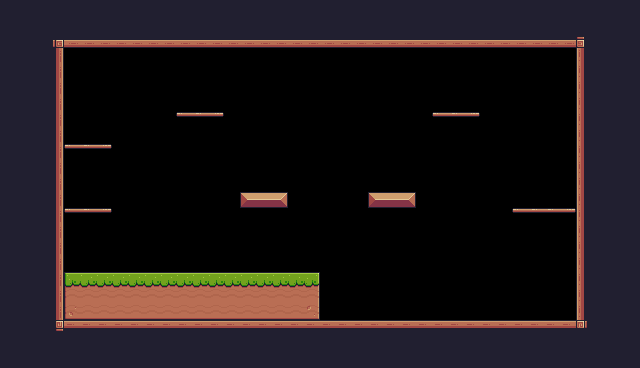

Below is a game level as drawn by its tile map, then a one-line description and the .tmx file that defines it, in full:
An orthogonal 40x23 tile map with 16x16 px tiles, 1 tile layer (Background) and 30 objects (14x Fruit, 5x Platform, 2x Saw, Player, Checkpoint).

<map version="1.10" tiledversion="1.10.2" orientation="orthogonal" renderorder="right-down" width="40" height="23" tilewidth="16" tileheight="16" infinite="0" nextlayerid="4" nextobjectid="82">
 <tileset firstgid="1" source="pixel_adventure.tsx" />
 <layer id="1" name="Background" width="40" height="23">
  <data encoding="csv">
24,24,24,24,24,24,24,24,24,24,24,24,24,24,24,24,24,24,24,24,24,24,24,24,24,24,24,24,24,24,24,24,24,24,24,24,24,24,24,24,
24,24,24,24,24,24,24,24,24,24,24,24,24,24,24,24,24,24,24,24,24,24,24,24,24,24,24,24,24,24,24,24,24,24,24,24,24,24,24,24,
24,24,24,92,134,134,134,134,134,134,134,134,134,134,134,134,134,134,134,134,134,134,134,134,134,134,134,134,134,134,134,134,134,134,134,134,93,24,24,24,
24,24,24,113,0,0,0,0,0,0,0,0,0,0,0,0,0,0,0,0,0,0,0,0,0,0,0,0,0,0,0,0,0,0,0,0,111,24,24,24,
24,24,24,113,0,0,0,0,0,0,0,0,0,0,0,0,0,0,0,0,0,0,0,0,0,0,0,0,0,0,0,0,0,0,0,0,111,24,24,24,
24,24,24,113,0,0,0,0,0,0,0,0,0,0,0,0,0,0,0,0,0,0,0,0,0,0,0,0,0,0,0,0,0,0,0,0,111,24,24,24,
24,24,24,113,0,0,0,0,0,0,0,0,0,0,0,0,0,0,0,0,0,0,0,0,0,0,0,0,0,0,0,0,0,0,0,0,111,24,24,24,
24,24,24,113,0,0,0,0,0,0,0,40,41,42,0,0,0,0,0,0,0,0,0,0,0,0,0,40,41,42,0,0,0,0,0,0,111,24,24,24,
24,24,24,113,0,0,0,0,0,0,0,0,0,0,0,0,0,0,0,0,0,0,0,0,0,0,0,0,0,0,0,0,0,0,0,0,111,24,24,24,
24,24,24,113,40,41,42,0,0,0,0,0,0,0,0,0,0,0,0,0,0,0,0,0,0,0,0,0,0,0,0,0,0,0,0,0,111,24,24,24,
24,24,24,113,0,0,0,0,0,0,0,0,0,0,0,0,0,0,0,0,0,0,0,0,0,0,0,0,0,0,0,0,0,0,0,0,111,24,24,24,
24,24,24,113,0,0,0,0,0,0,0,0,0,0,0,0,0,0,0,0,0,0,0,0,0,0,0,0,0,0,0,0,0,0,0,0,111,24,24,24,
24,24,24,113,0,0,0,0,0,0,0,0,0,0,0,13,14,15,0,0,0,0,0,13,14,15,0,0,0,0,0,0,0,0,0,0,111,24,24,24,
24,24,24,113,40,41,42,0,0,0,0,0,0,0,0,0,0,0,0,0,0,0,0,0,0,0,0,0,0,0,0,0,40,41,41,42,111,24,24,24,
24,24,24,113,0,0,0,0,0,0,0,0,0,0,0,0,0,0,0,0,0,0,0,0,0,0,0,0,0,0,0,0,0,0,0,0,111,24,24,24,
24,24,24,113,0,0,0,0,0,0,0,0,0,0,0,0,0,0,0,0,0,0,0,0,0,0,0,0,0,0,0,0,0,0,0,0,111,24,24,24,
24,24,24,113,0,0,0,0,0,0,0,0,0,0,0,0,0,0,0,0,0,0,0,0,0,0,0,0,0,0,0,0,0,0,0,0,111,24,24,24,
24,24,24,113,7,8,8,8,8,8,8,8,8,8,8,8,8,8,8,9,0,0,0,0,0,0,0,0,0,0,0,0,0,0,0,0,111,24,24,24,
24,24,24,113,29,30,30,30,30,30,30,30,30,30,30,30,30,30,30,31,0,0,0,0,0,0,0,0,0,0,0,0,0,0,0,0,111,24,24,24,
24,24,24,113,51,52,52,52,52,52,52,52,52,52,52,52,52,52,52,53,0,0,0,0,0,0,0,0,0,0,0,0,0,0,0,0,111,24,24,24,
24,24,24,114,90,90,90,90,90,90,90,90,90,90,90,90,90,90,90,90,90,90,90,90,90,90,90,90,90,90,90,90,90,90,90,90,115,24,24,24,
24,24,24,24,24,24,24,24,24,24,24,24,24,24,24,24,24,24,24,24,24,24,24,24,24,24,24,24,24,24,24,24,24,24,24,24,24,24,24,24,
24,24,24,24,24,24,24,24,24,24,24,24,24,24,24,24,24,24,24,24,24,24,24,24,24,24,24,24,24,24,24,24,24,24,24,24,24,24,24,24
</data>
 </layer>
 <objectgroup id="3" name="Collisions">
  <object id="22" x="48" y="32" width="16" height="288" />
  <object id="23" x="64" y="271.844" width="256.667" height="48.0625" />
  <object id="26" x="576" y="32" width="16" height="288" />
  <object id="27" x="64" y="32" width="512" height="16" />
  <object id="29" x="368" y="192" width="48" height="16" />
  <object id="30" x="240" y="192" width="48" height="16" />
  <object id="31" type="Platform" x="64" y="208" width="48" height="14.6667" />
  <object id="41" type="Platform" x="64.5" y="144.667" width="48" height="14.6667" />
  <object id="43" type="Platform" x="511.333" y="210" width="66" height="14.6667" />
  <object id="49" type="Platform" x="175" y="113.167" width="48" height="14.6667" />
  <object id="50" type="Platform" x="430" y="111.333" width="48" height="14.6667" />
  <object id="70" x="320" y="320" width="272" height="16" />
 </objectgroup>
 <objectgroup id="2" name="SpawnPoints">
  <object id="14" name="Player" type="Player" x="240" y="240" width="32" height="32" />
  <object id="52" name="Bananas" type="Fruit" x="184" y="68.6667" width="32" height="32" />
  <object id="55" name="Apple" type="Fruit" x="438.667" y="67.3333" width="32" height="32" />
  <object id="56" name="Apple" type="Fruit" x="465.333" y="142" width="32" height="32" />
  <object id="57" name="Apple" type="Fruit" x="466" y="176.667" width="32" height="32" />
  <object id="58" name="Apple" type="Fruit" x="465.333" y="208.667" width="32" height="32" />
  <object id="59" name="Bananas" type="Fruit" x="155.333" y="165.333" width="32" height="32" />
  <object id="60" name="Bananas" type="Fruit" x="155.333" y="132" width="32" height="32" />
  <object id="61" name="Bananas" type="Fruit" x="156" y="198.667" width="32" height="32" />
  <object id="62" name="Cherries" type="Fruit" x="376" y="149.333" width="32" height="32" />
  <object id="63" name="Cherries" type="Fruit" x="254" y="148" width="32" height="32" />
  <object id="64" name="Kiwi" type="Fruit" x="70.6667" y="102" width="32" height="32" />
  <object id="65" name="Kiwi" type="Fruit" x="72" y="169.333" width="32" height="32" />
  <object id="68" name="Melon" type="Fruit" x="70" y="231.333" width="32" height="32" />
  <object id="69" name="Melon" type="Fruit" x="537.333" y="233.333" width="32" height="32" />
  <object id="71" type="Saw" x="432" y="304" width="32" height="32">
   <properties>
    <property name="isVertical" type="bool" value="false" />
    <property name="offNeg" type="float" value="7" />
    <property name="offPos" type="float" value="7" />
   </properties>
  </object>
  <object id="73" type="Saw" x="320" y="144" width="32" height="32">
   <properties>
    <property name="isVertical" type="bool" value="true" />
    <property name="offNeg" type="float" value="5" />
    <property name="offPos" type="float" value="5" />
   </properties>
  </object>
  <object id="81" type="Checkpoint" x="512" y="144" width="64" height="64" />
 </objectgroup>
</map>
